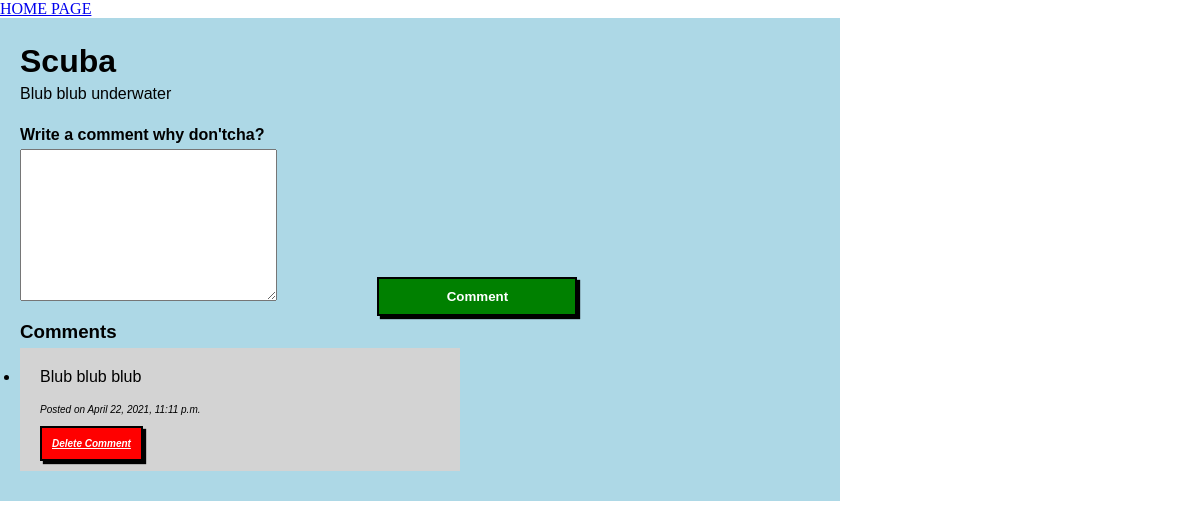
Page /courses/13/ on the committed database.
### courses_app/models.py (models this page shows)
class Course(models.Model):
    name = models.CharField(max_length=32)
    objects = Course_Manager()
    created_at = models.DateTimeField(auto_now_add=True)
    updated_at = models.DateTimeField(auto_now=True)

class Description(models.Model):
    course = models.OneToOneField(Course, on_delete=models.CASCADE, primary_key=True)
    text = models.TextField()
    objects = Description_Manager()
    created_at = models.DateTimeField(auto_now_add=True)
    updated_at = models.DateTimeField(auto_now=True)
    def __str__(self):
        return self.text

class Comment(models.Model):
    text = models.TextField()
    course = models.ForeignKey(Course, on_delete=models.CASCADE, related_name="comments")
    objects = Comment_Manager()
    created_at = DateTimeField(auto_now_add=True)
    updated_at = DateTimeField(auto_now=True)

### courses_app/views.py (the view)
# urls.py: path('courses/<int:id>/', views.show_course),
def show_course(request, id):
    context = {
        'course': Course.objects.get(id = id)
    }
    return render(request, 'course_page.html', context)

### courses_app/templates/course_page.html (shortened to what this page needs)
<!DOCTYPE html>
<html lang="en">
<head>
    {% load static %}
    <link rel="stylesheet" href="{% static 'style.css' %}">
</head>
<body>
    <a href="/">HOME PAGE</a>
    <div id="wrapper">
        <h1>{{course.name}}</h1>
        <p>{{course.description}}</p>
        <br>
        <form action="/courses/{{course.id}}/create_comment/" method="POST">
            <h4>Write a comment why don'tcha?</h4>
            <textarea name="comment" cols="30" rows="10"></textarea>
            <input class="add-button styled-button" type="submit" value="Comment">
        </form>
        <h3>Comments</h3>
        <ul>
            {% for comment in course.comments.all %}
                <li class="comment">
                    <p>{{comment.text}}</p>
                    <br>
                    <p class="subscript">Posted on {{comment.created_at}}</p>
                    <br>
                    <a class="styled-button delete-button subscript" href="/courses/{{course.id}}/comments/{{comment.id}}/destroy/">Delete Comment</a>
                </li>
            {% endfor %}
        </ul>
    </div>
</body>
</html>

### courses_app/static/style.css (style rules this page uses)
* { margin: 0; padding: 0; }
#wrapper { background-color: lightblue; width: 800px; padding: 20px; font-family: sans-serif; }
.add-button { background-color: green; color: white; width: 200px; margin-left: 12%; }
.styled-button { padding: 10px; box-shadow: 3px 3px 1px black; border: 2px solid black; font-weight: bold; }
.delete-button { background-color: red; color: white; }
.comment { background-color: lightgray; width: 50%; margin-bottom: 10px; padding: 20px; }
.subscript { font-size: x-small; font-style: italic; }
h1, h2, h3, h4 { margin: 5px 0px; }

### rows in the picture
Course: name "Scuba", description "Blub blub underwater"
Comment: text "Blub blub blub", created_at "April 22, 2021, 11:11 p.m."
